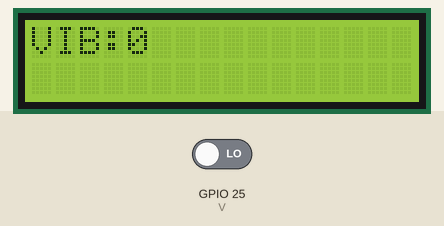
A sketch run on a simulated ESP32. On the bench: 16×2 character LCD. Inputs (shaded band) come from the test bench; at power-on: GPIO 25 (V) LOW.

Above: at 1.2 s.
1.3 s: GPIO 25 (V) driven HIGH
At 2.6 s:
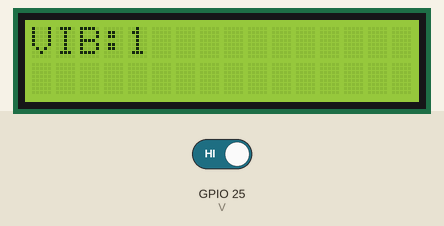
Timing chart, 0 to 4.3 s (numbered marks = the images above; inputs shaded):
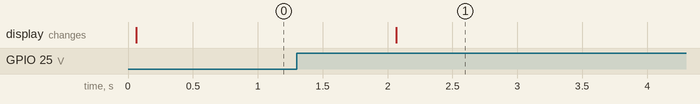

Measured:
- after the input at 1.3 s, the display: changes after 0.77 s (image 1)

The sketch:

VIBRATION.ino
```cpp
#include <LiquidCrystal.h>
const int rs =5, en = 18, d4 = 19, d5 = 21, d6 = 22, d7 = 23;
LiquidCrystal lcd(rs, en, d4, d5, d6, d7);

const int V = 25;
int sensor;

void setup()
{
  lcd.begin(16,2);
  pinMode(V,INPUT);

}

void loop()
{
 sensor=digitalRead(V);

 lcd.setCursor(0,0);
 lcd.print("VIB:");
 lcd.print(sensor);
 lcd.print("       ");
 delay(1000);
}
```
